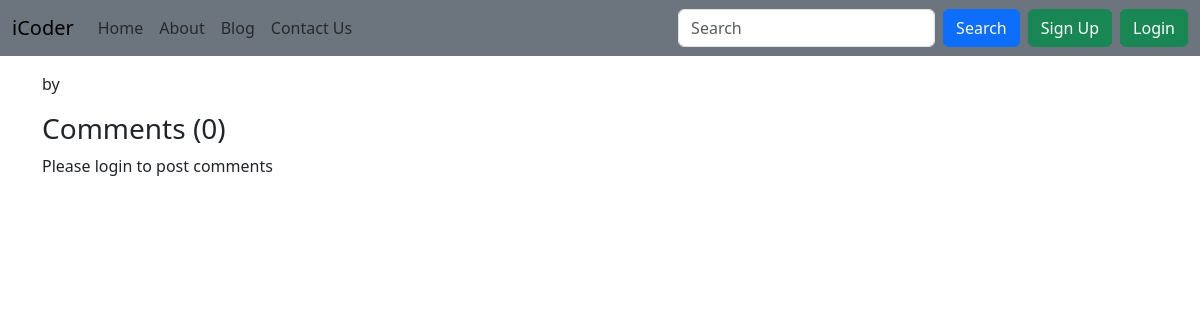
Page /blog/AI on the earlier database version.
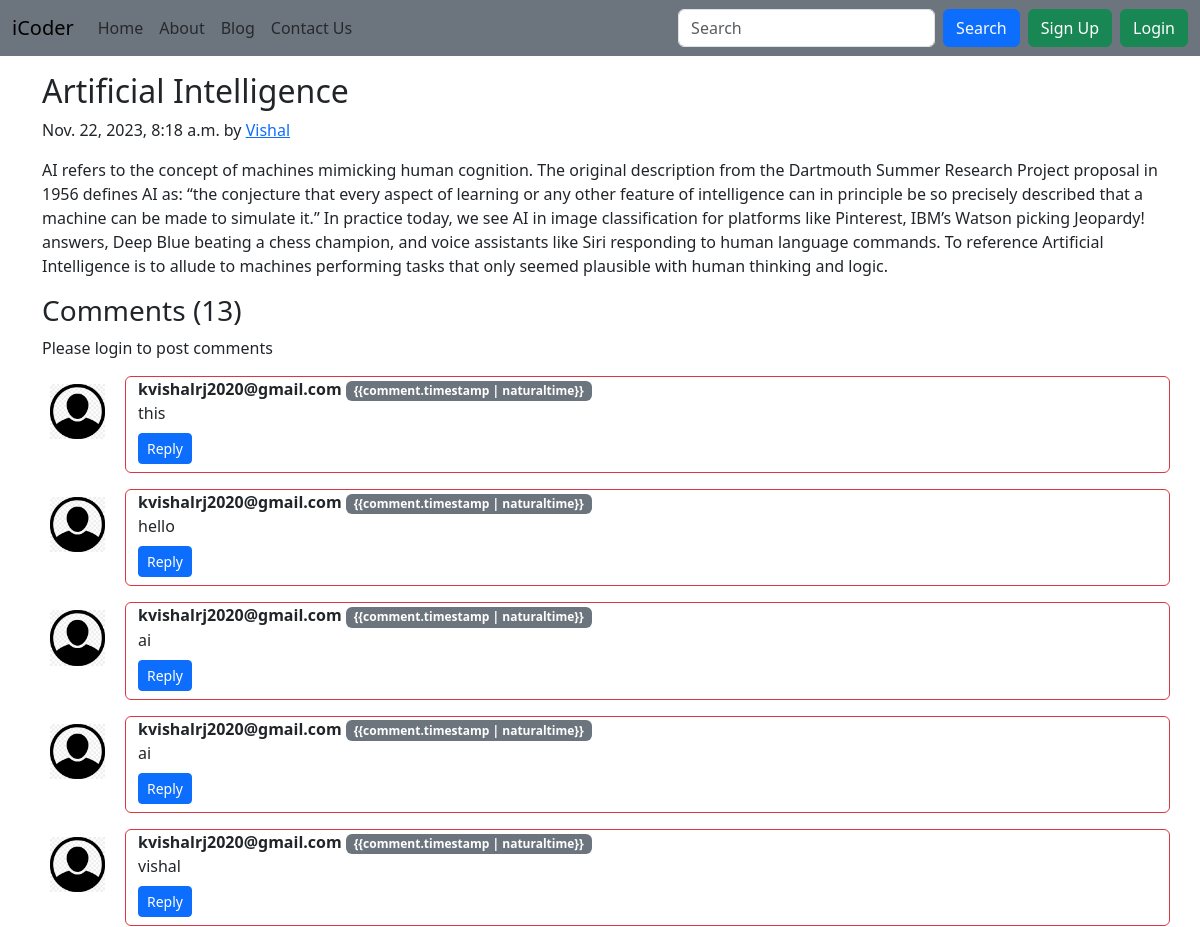
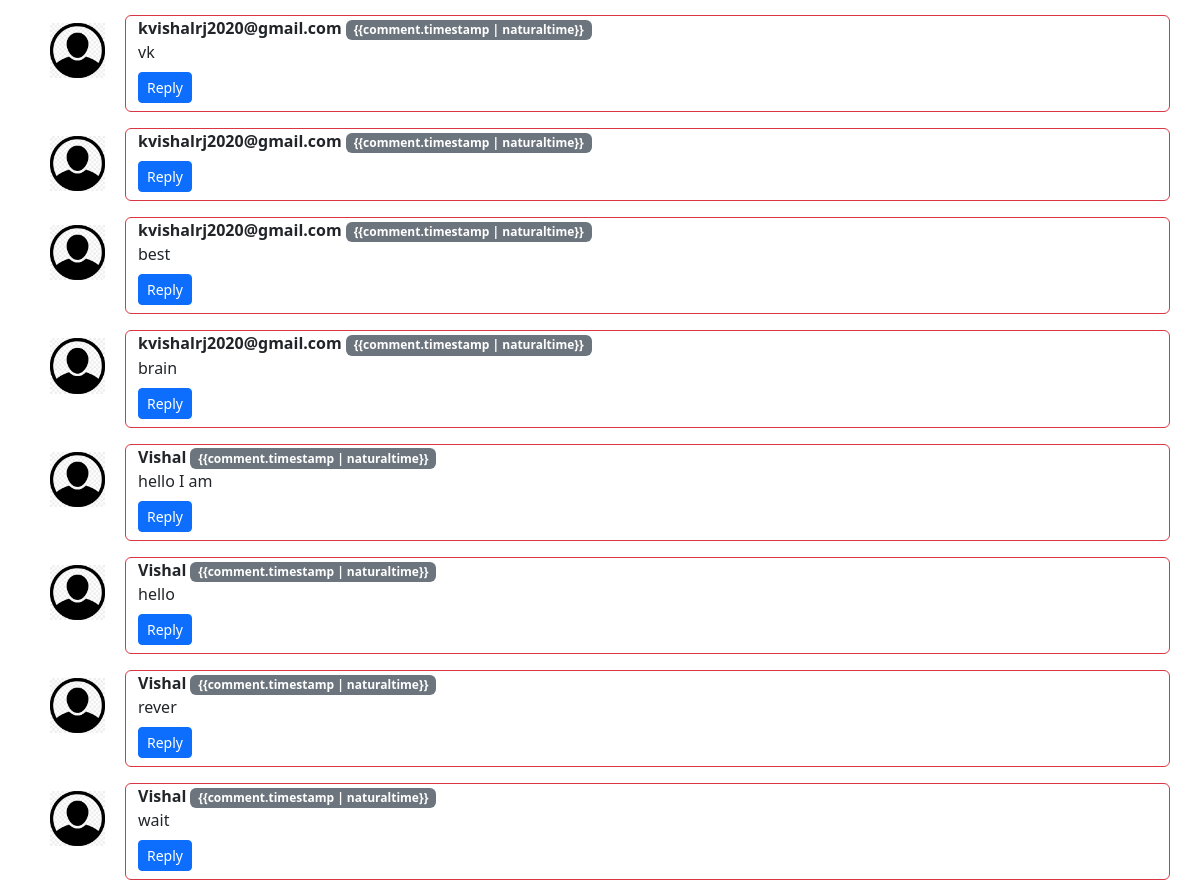
Same page on the later database version (2 pictures, top to bottom).
### blog/models.py (models this page shows, shortened)
class Post(models.Model):
    sno = models.AutoField(primary_key=True)
    title = models.CharField(max_length=255)
    content = models.TextField()
    author = models.CharField(max_length=100)
    slug = models.CharField(max_length=130)
    timeStamp = models.DateTimeField(blank=True)

class BlogComment(models.Model):
    sno = models.AutoField(primary_key= True)
    comment = models.TextField()
    user = models.ForeignKey(User, on_delete= models.CASCADE)
    post = models.ForeignKey(Post, on_delete= models.CASCADE)
    parent = models.ForeignKey('self', on_delete= models.CASCADE, null = True)
    timestamp = models.DateTimeField(default= now)

### blog/views.py (the view)
# urls.py: path('<str:slug>', views.blogPost, name='blogPost')
def blogPost(request, slug):
    post = Post.objects.filter(slug=slug).first()
    comments = BlogComment.objects.filter(post=post)
    context = {'post' : post, 'comments' : comments, 'user' : request.user}
    return render(request, 'blog/blogPost.html', context)

### templates/blog/blogPost.html (shortened to what this page needs)
{% extends "base.html" %}
{% block body %}
{% load humanize %}
<div class="container my-3">
    <h2 class="blog-post-title">{{post.title}}</h2>
    <p class="blog-post-meta">{{post.timeStamp}} by <a href="#">{{post.author}}</a></p>
    <p>{{post.content}}</p>
</div>
<div class="container">
    <h3>Comments ({{comments.count}})</h3>
    <div class="my-2">
        {% if user.is_authenticated %}
        <form action="/blog/postComment" method="post">
            {% csrf_token %}
            <input type="hidden" name="postSno" value="{{post.sno}}">
            <input type="hidden" name="postSlug" value="{{post.slug}}">
            <input type="hidden" name="parentSno" value="">
            <div class="mb-3">
                <input type="text" class="form-label" name="comment" placeholder="Enter comment here">
            </div>
            <button type="submit" class="btn btn-primary">Submit</button>
        </form>
        {% else %}
        <p>Please login to post comments</p>
        {% endif %}
    </div>
    {% for comment in comments %}
    <div class="row my-3">
        <div class="col-md-1">
            <img class="rounded mx-auto d-block w-100 p-2" src="/static/userimg/user.png" alt="user">
        </div>
        <div class="col-md-11 border border-danger rounded">
            <b>{{comment.user.username}} </b> <span class="badge bg-secondary">{{comment.timestamp |
                naturaltime}}</span>
            <div>
                {{comment.comment}}
            </div>
            <div class="reply mx-0 my-2">
                <button class="btn btn-sm btn-primary" type="button" data-bs-toggle="collapse"
                    data-bs-target="#replyBox{{comment.sno}}" aria-expanded="false"
                    aria-controls="replyBox{{comment.sno}}">
                    Reply
                </button>
            </div>
        </div>
    </div>
    {% endfor %}
</div>
{% endblock body %}

### templates/base.html (shortened to what this page needs)
<!doctype html>
<html lang="en">
<head>
  <link href="https://cdn.jsdelivr.net/npm/bootstrap@5.3.2/dist/css/bootstrap.min.css" rel="stylesheet"
>
</head>
<body>
  <nav class="navbar navbar-expand-lg bg-secondary">
    <div class="container-fluid">
      <a class="navbar-brand" href="/">iCoder</a>
      <div class="collapse navbar-collapse" id="navbarSupportedContent">
        <ul class="navbar-nav me-auto mb-2 mb-lg-0">
          <li class="nav-item">
            <a class="nav-link {% block homeactive %} {% endblock homeactive %}" aria-current="page" href="/">Home</a>
          </li>
          <li class="nav-item">
            <a class="nav-link {% block aboutactive %} {% endblock aboutactive %}" aria-current="page"
              href="/about">About</a>
          </li>
          <li class="nav-item">
            <a class="nav-link {% block blogactive %} {% endblock blogactive %}" aria-current="page"
              href="/blog">Blog</a>
          </li>
          <li class="nav-item">
            <a class="nav-link {% block contactactive %} {% endblock contactactive %}" aria-current="page"
              href="/contact">Contact Us</a>
          </li>
        </ul>
        <form method="get" action="/search" class="d-flex" role="search">
          <input name="query" class="form-control me-2" type="search" placeholder="Search" aria-label="Search">
          <button class="btn btn-primary text-light" type="submit">Search</button>
        </form>
        {% if user.is_authenticated %}
        <ul class="navbar-nav">
          <li class="nav-item">
            <a class="nav-link dropdown-toggle text-white" href="#" id="userMenu" data-bs-toggle="dropdown" aria-haspopup="true"
              aria-expanded="false">
              {{ user.username }}
            </a>
            <div class="dropdown-menu dropdown-menu-end" aria-labelledby="userMenu">
              <a class="dropdown-item" href="/logout">
                Log Out</a>
            </div>
          </li>
        </ul>
        {% else %}
        <button type="button" class="btn btn-success mx-2" data-bs-toggle="modal" data-bs-target="#signupModal">
          Sign Up
        </button>
        <button type="button" class="btn btn-success mr-2" data-bs-toggle="modal" data-bs-target="#loginModal">
          Login
        </button>
        {% endif %}
      </div>
    </div>
  </nav>
  {% block body %}
  {% endblock body %}
</body>
</html>

Differences in the rows shown:
added Post: title "Artificial Intelligence", timeStamp "Nov. 22, 2023, 8:18 a.m.", author "Vishal", content "AI refers to the concept of machines mimicking human cognition. The original description from the Dartmouth Summer Research Project proposal in 1956 defines AI as: “the conjecture that every aspect of learning or any other feature of intelligence can in principle be so precisely described that a machine can be made to simulate it.” In practice today, we see AI in image classification for platforms like Pinterest, IBM’s Watson picking Jeopardy! answers, Deep Blue beating a chess champion, and voice assistants like Siri responding to human language commands. To reference Artificial Intelligence is to allude to machines performing tasks that only seemed plausible with human thinking and logic."
added BlogComment: user.username "kvishalrj2020@gmail.com", comment "this"
added BlogComment: user.username "kvishalrj2020@gmail.com", comment "hello"
added BlogComment: user.username "kvishalrj2020@gmail.com", comment "ai"
added BlogComment: user.username "kvishalrj2020@gmail.com", comment "ai"
added BlogComment: user.username "kvishalrj2020@gmail.com", comment "vishal"
added BlogComment: user.username "kvishalrj2020@gmail.com", comment "vk"
added BlogComment: user.username "kvishalrj2020@gmail.com"
added BlogComment: user.username "kvishalrj2020@gmail.com", comment "best"
added BlogComment: user.username "kvishalrj2020@gmail.com", comment "brain"
added BlogComment: user.username "Vishal", comment "hello I am"
added BlogComment: user.username "Vishal", comment "hello"
added BlogComment: user.username "Vishal", comment "rever"
added BlogComment: user.username "Vishal", comment "wait"
Other differences:
{{ comments.count }}: "0" → "13"
